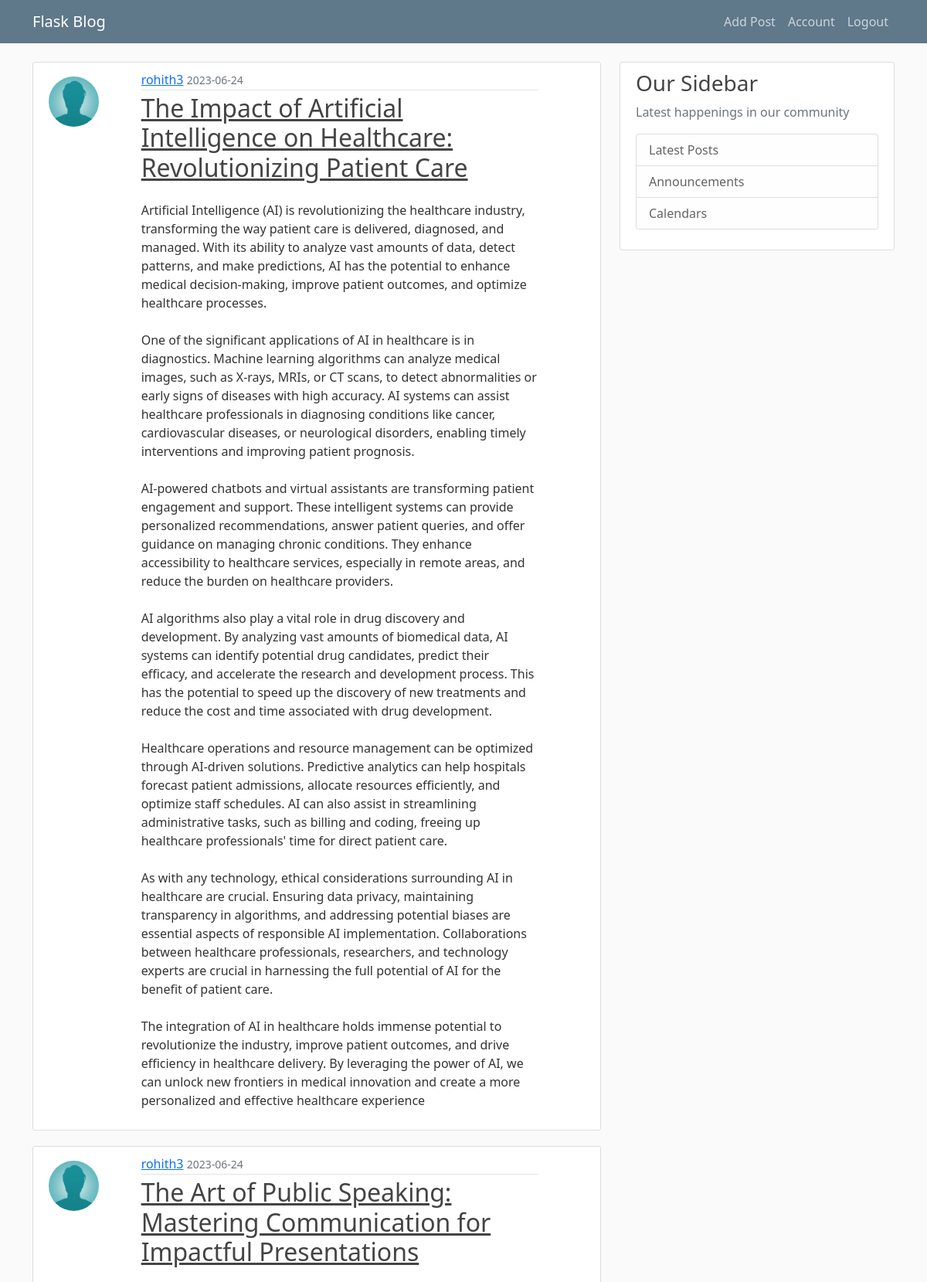
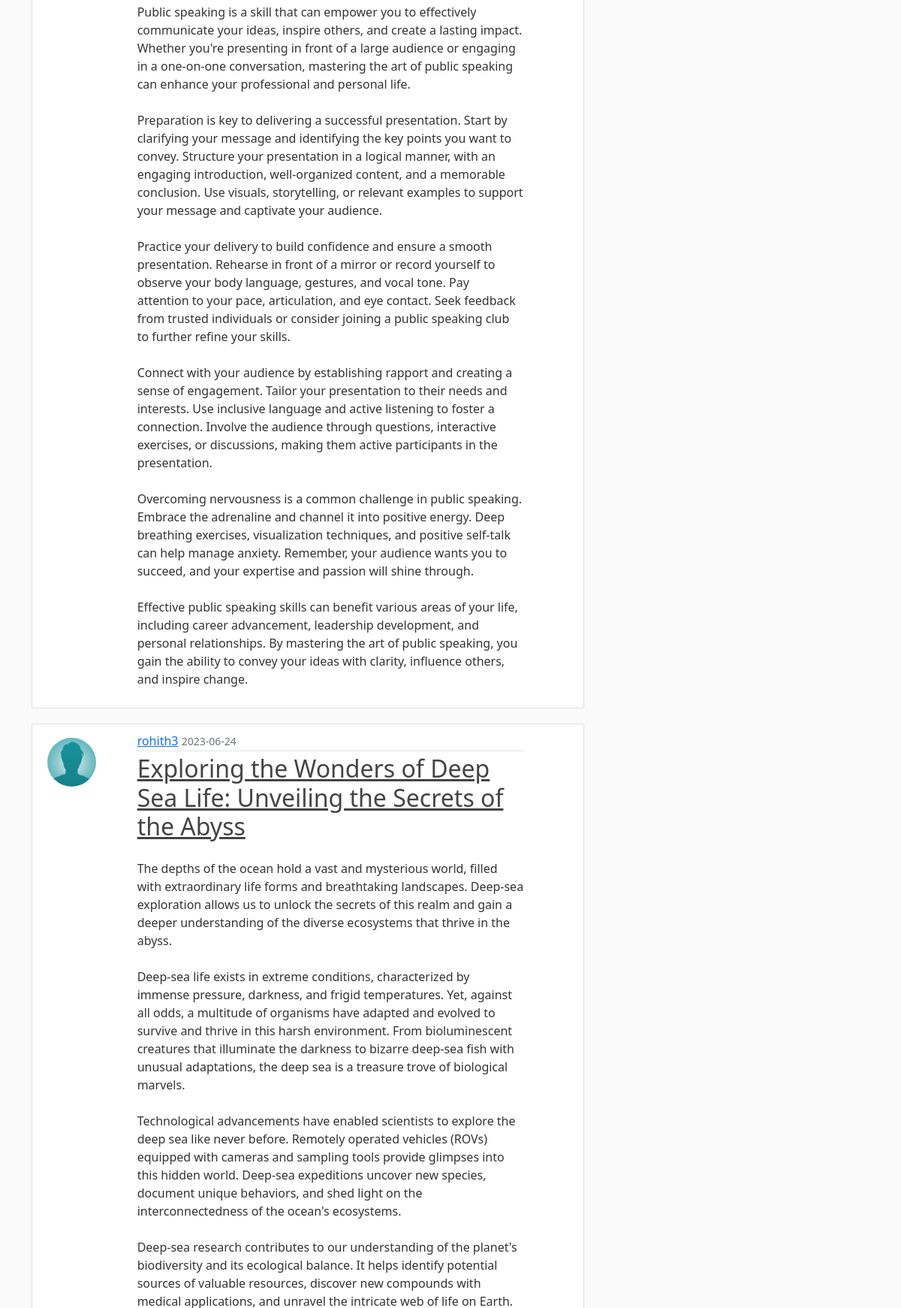
Page /home?page=3 (signed in, upper part) on the committed database (2 pictures, top to bottom).
### on_blog/models.py (models this page shows, shortened)
class Post(db.Model):
    id = db.Column(db.Integer, primary_key=True)
    title = db.Column(db.String(100), nullable=False)
    time = db.Column(db.DateTime, nullable = False, default = datetime.utcnow)
    content = db.Column(db.Text, nullable = False)
    user_id = db.Column(db.Integer, db.ForeignKey('user.id'), nullable = False)

class User(db.Model, UserMixin):
    id = db.Column(db.Integer, primary_key=True)
    username = db.Column(db.String(20), unique=True, nullable=False)
    email = db.Column(db.String(100), unique=True, nullable=False)
    image_file = db.Column(db.String(20), nullable=False, default='default.jpeg')
    password = db.Column(db.String(60), nullable = False)
    posts = db.relationship("Post", backref = "author", lazy = True)

### on_blog/main/routes.py (the view)
@main.route("/")
@main.route("/home")
def home():
    if not current_user.is_authenticated:
        return redirect(url_for('main.welcome'))
    page_no = request.args.get('page', default=1, type=int)
    posts = Post.query.order_by(Post.time.desc()).paginate(per_page=5, page=page_no)
    return render_template("home.html", posts=posts, title="Home Page")

### on_blog/models.py (called while the page is built)
@login_manager.user_loader
def load_user(user_id):
    return User.query.get(int(user_id))

### on_blog/templates/home.html (shortened to what this page needs)
{% extends "layout.html" %}
{% block content %}
{% for post in posts.items %}
<article class="content-section">
    <div class="row">
        <div class='col-sm-4 col-lg-2'>
            <img class="rounded-circle article-img align-items-start mt-2"
                 src="{{ url_for('static', filename='profile_pics/' + post.author.image_file) }}">
        </div>
        <div class='col-sm-8 col-lg-9'>
            <div class="media-body">
                <div class="article-metadata">
                    <a class="mr-2" href="{{url_for('posts.user_posts', username=post.author.username)}}">{{ post.author.username }}</a>
                    <small class="text-muted">{{ post.time.strftime('%Y-%m-%d') }}</small>
                </div>
                <h2><a class="article-title" href="{{url_for('posts.post', post_id = post.id)}}">{{ post.title }}</a></h2>
                <p class="article-content mt-4 ">{{ post.content }}</p>
            </div>
        </div>
    </div>
</article>
{% endfor %}
{% endblock content %}

### on_blog/static/main.css (style rules this page uses)
body { background: #fafafa; color: #333333; margin-top: 5rem; }
h1, h2, h3, h4, h5, h6 { color: #444444; }
.content-section { background: #ffffff; padding: 10px 20px; border: 1px solid #dddddd; border-radius: 3px; margin-bottom: 20px; }
.article-title { color: #444444; }
.article-content { white-space: pre-line; }
.article-img { height: 65px; width: 65px; margin-right: 16px; }
.article-metadata { padding-bottom: 1px; margin-bottom: 4px; border-bottom: 1px solid #e3e3e3 }

### rows in the picture
Post: image_file (placeholder picture), author.username "rohith3", time "2023-06-24", title "The Impact of Artificial Intelligence on Healthcare: Revolutionizing Patient Care", content "Artificial Intelligence (AI) is revolutionizing the healthcare industry, transforming the way patient care is delivered, diagnosed, and managed. With its ability to analyze vast amounts of data, detect patterns, and make predictions, AI has the potential to enhance medical decision-making, improve patient outcomes, and optimize healthcare processes. One of the significant applications of AI in healthcare is in diagnostics. Machine learning algorithms can analyze medical images, such as X-rays, MRIs, or CT scans, to detect abnormalities or early signs of diseases with high accuracy. AI systems can assist healthcare professionals in diagnosing conditions like cancer, cardiovascular diseases,…"
Post: image_file (placeholder picture), author.username "rohith3", time "2023-06-24", title "The Art of Public Speaking: Mastering Communication for Impactful Presentations", content "Public speaking is a skill that can empower you to effectively communicate your ideas, inspire others, and create a lasting impact. Whether you're presenting in front of a large audience or engaging in a one-on-one conversation, mastering the art of public speaking can enhance your professional and personal life. Preparation is key to delivering a successful presentation. Start by clarifying your message and identifying the key points you want to convey. Structure your presentation in a logical manner, with an engaging introduction, well-organized content, and a memorable conclusion. Use visuals, storytelling, or relevant examples to support your message and captivate your audience.…"
Post: image_file (placeholder picture), author.username "rohith3", time "2023-06-24", title "Exploring the Wonders of Deep Sea Life: Unveiling the Secrets of the Abyss"
